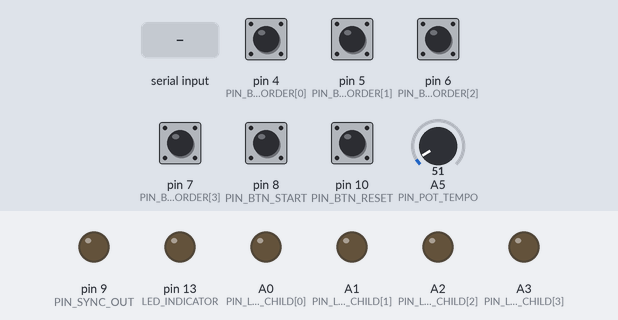
A sketch run on a simulated Arduino Uno, built with avr-gcc and run on an emulated ATmega328P. Shown: output pins drawn as LEDs (lit = HIGH). Dashed ring = blinking. Inputs (shaded band) come from the test bench; at power-on: pin 4 (PIN_BTN_ORDER[0]), pin 5 (PIN_BTN_ORDER[1]), pin 6 (PIN_BTN_ORDER[2]), pin 7 (PIN_BTN_ORDER[3]), pin 8 (PIN_BTN_START), pin 10 (PIN_BTN_RESET) HIGH, A5 (PIN_POT_TEMPO) = 51. What the sketch prints to the serial monitor is not drawn.

Above: at 1.2 s.
1.3 s: pin 8 (PIN_BTN_START) pulled LOW for 0.15 s
At 2.03 s:
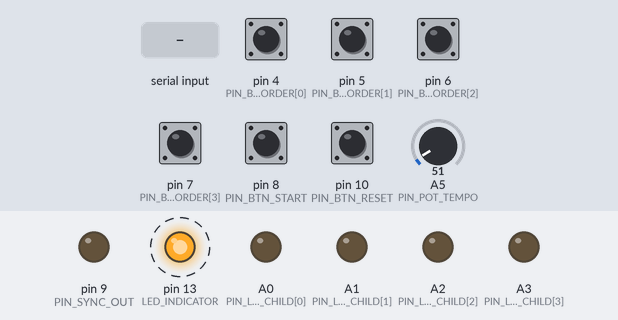
4.4 s: pin 4 (PIN_BTN_ORDER[0]) pulled LOW for 0.15 s
At 4.84 s:
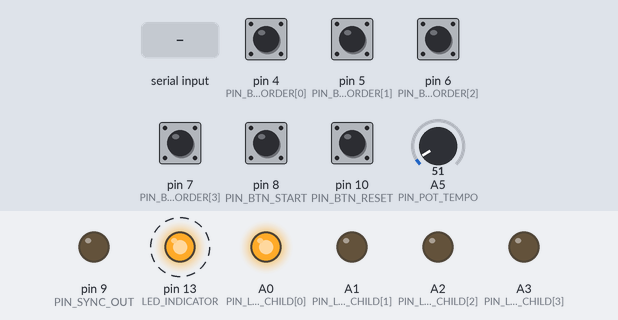
7.4 s: "90 45\n" received over Serial
At 7.68 s:
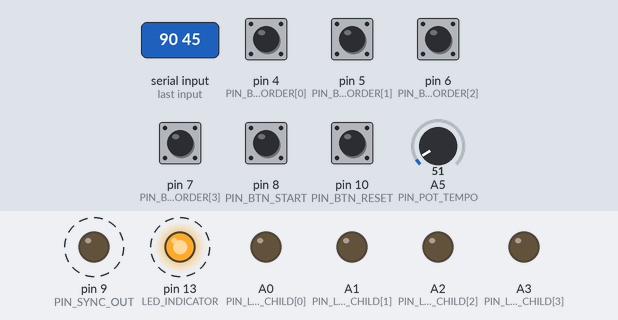
10.4 s: pin 5 (PIN_BTN_ORDER[1]) pulled LOW for 0.15 s
At 11.42 s:
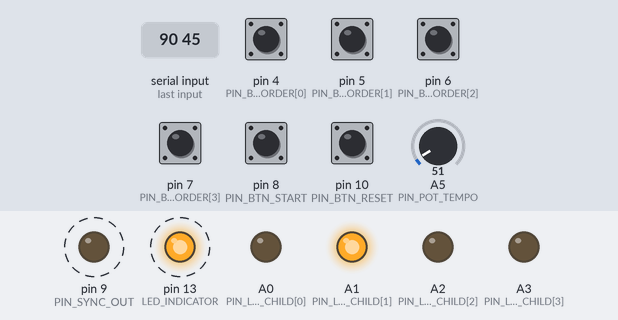
13.4 s: pin 6 (PIN_BTN_ORDER[2]) pulled LOW for 0.15 s
At 14.23 s:
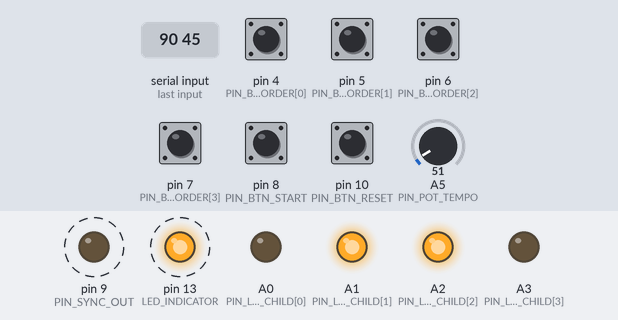
16.4 s: pin 7 (PIN_BTN_ORDER[3]) pulled LOW for 0.15 s
At 17.04 s:
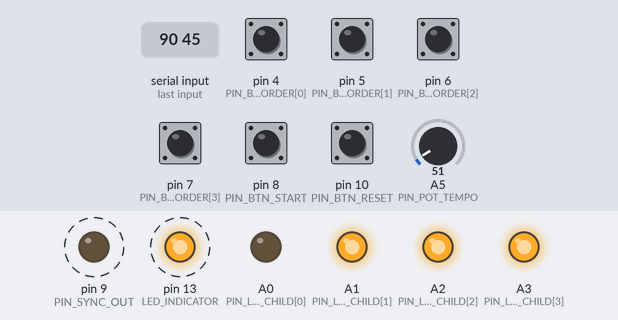
Timing chart, 0 to 20.4 s (numbered marks = the images above; inputs shaded):
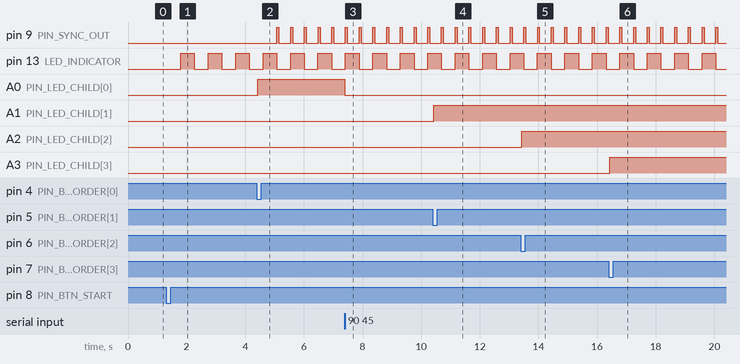

The sketch:

hack_oya_kai2.ino
```cpp
#define DECODE_NEC
#define IR_SEND_PIN 3
#include <IRremote.hpp>

const int NUM_CHILDREN = 4;

const int PIN_BTN_ORDER[NUM_CHILDREN] = {4, 5, 6, 7};  // 子機ごとの「参加/退場」トグルボタン
// 各子機ボタン横のLED (D4→A0, D5→A1, D6→A2, D7→A3)。
// ボタン押下毎に必ずトグル (参加予約/取消/退場予約/取消 のいずれでも反転)。
const int PIN_LED_CHILD[NUM_CHILDREN] = {A0, A1, A2, A3};
const int PIN_BTN_START = 8;
const int PIN_POT_TEMPO = A5;     // BPM可変抵抗器 (uxcell 10kΩ シングルターン)。回転で 60〜150 BPM
const int PIN_BTN_RESET = 10;
const int LED_INDICATOR = 13;
const int PIN_SYNC_OUT = 9;          // 遅延計測用同期パルス出力（子機のD3に直結）

const int QUANTIZE_TICKS = 8;     // 参加予約のアライメント(0,8,16,...)
// 子機の TOTAL_TICKS (=楽譜1周分のIR tick数) と一致させる必要がある。
// 退場予約はこの倍数(子機の譜面ループ末尾)にアライメントする。
const int SCORE_TICKS = 32;
const int TEMPO_MIN_BPM = 60;
const int TEMPO_MAX_BPM = 150;
const unsigned long POT_READ_INTERVAL_MS = 50;
const uint16_t IR_ADDRESS = 0x00;

bool isActive[NUM_CHILDREN]    = {false, false, false, false}; // 参加済みフラグ
long joinTick[NUM_CHILDREN]    = {-1, -1, -1, -1};              // 参加予定tick（未予約は-1）
long leaveTick[NUM_CHILDREN]   = {-1, -1, -1, -1};              // 退場予定tick（未予約は-1）
long joinedAtTick[NUM_CHILDREN] = {-1, -1, -1, -1};             // 実際に参加発火したtick(退場アライメント計算用)

bool isPlaying  = false;
int  tempoBpm   = 120;
long tickCount  = 0;
unsigned long lastTickMs = 0;

int prevBtnOrder[NUM_CHILDREN] = {HIGH, HIGH, HIGH, HIGH};
int prevBtnStart = HIGH;
int prevBtnReset = HIGH;

// ポテンショメータ読み取りの平滑化と更新間引き用
unsigned long lastPotReadMs = 0;
int smoothedPotRaw = -1;
int lastReportedBpm = -1;

void setup() {
  Serial.begin(115200);
  IrSender.begin(IR_SEND_PIN);

  for (int i = 0; i < NUM_CHILDREN; i++) {
    pinMode(PIN_BTN_ORDER[i], INPUT_PULLUP);
    pinMode(PIN_LED_CHILD[i], OUTPUT);
    digitalWrite(PIN_LED_CHILD[i], LOW);
  }
  pinMode(PIN_BTN_START, INPUT_PULLUP);
  pinMode(PIN_BTN_RESET, INPUT_PULLUP);
  // PIN_POT_TEMPO はアナログ入力なので pinMode 不要（pull-up は付けない）
  pinMode(LED_INDICATOR, OUTPUT);
  pinMode(PIN_SYNC_OUT, OUTPUT);
  digitalWrite(PIN_SYNC_OUT, LOW);

  printHelp();
}

void loop() {
  handleSerialCommand();
  handleOrderButtons();
  handleResetButton();
  handleTempoPot();
  handleStartButton();

  if (isPlaying) {
    unsigned long now = millis();
    unsigned long interval = 60000UL / (unsigned long)tempoBpm / 2UL;
    if (now - lastTickMs >= interval) {
      lastTickMs = now;
      tick();
      tickCount++;
    }
  }

  // 子機LEDを内部状態に同期。isActive XOR (joinTick≠-1 || leaveTick≠-1) で
  // 「参加意思あり=点灯」となり、ボタン押下毎に確実にトグルする。
  // 4状態の遷移は tick() で join/leave 反映後も継続する:
  //   未参加+予約なし(OFF) → 未参加+joinTick(ON) → tickでjoin → 参加+予約なし(ON)
  //   → 参加+leaveTick(OFF) → tickでleave → 未参加+予約なし(OFF)
  for (int i = 0; i < NUM_CHILDREN; i++) {
    bool on = isActive[i] != ((joinTick[i] != -1) || (leaveTick[i] != -1));
    digitalWrite(PIN_LED_CHILD[i], on ? HIGH : LOW);
  }
}

// 参加ボタン（子機ごと）のトグル処理（ボタン・シリアル共有）。
//   未参加     → 次の区切りから参加予約
//   参加予約中 → その予約を取消（参加しない）
//   参加中     → 次の区切りから退場予約
//   退場予約中 → その予約を取消（残留）
void toggleChild(int i) {
  if (i < 0 || i >= NUM_CHILDREN) return;
  if (!isPlaying) {
    Serial.println("[!] 再生中のみ操作できます");
    return;
  }

  long joinBoundary = ((tickCount / QUANTIZE_TICKS) + 1) * QUANTIZE_TICKS;

  if (isActive[i]) {
    if (leaveTick[i] != -1) {
      leaveTick[i] = -1;
      Serial.print("child ");
      Serial.print(i);
      Serial.println(" leave cancelled (stay)");
    } else {
      // 子機が現在のループを最後まで弾き切ってから抜けるよう、
      // joinedAtTick から数えて次の SCORE_TICKS 境界に揃える。
      long ticksSinceJoin = tickCount - joinedAtTick[i];
      long loopsCompleted = ticksSinceJoin / SCORE_TICKS;
      leaveTick[i] = joinedAtTick[i] + (loopsCompleted + 1) * SCORE_TICKS;
      Serial.print("child ");
      Serial.print(i);
      Serial.print(" will leave at tick ");
      Serial.print(leaveTick[i]);
      Serial.print(" (end of loop ");
      Serial.print(loopsCompleted + 1);
      Serial.println(")");
    }
  } else {
    if (joinTick[i] != -1) {
      joinTick[i] = -1;
      Serial.print("child ");
      Serial.print(i);
      Serial.println(" join cancelled");
    } else {
      joinTick[i] = joinBoundary;
      Serial.print("child ");
      Serial.print(i);
      Serial.print(" will join at tick ");
      Serial.println(joinTick[i]);
    }
  }
}

// 参加ボタン：押すごとに 参加予約⇄退場予約 をトグルする（リアルタイム、次の区切りに反映）
void handleOrderButtons() {
  for (int i = 0; i < NUM_CHILDREN; i++) {
    int s = digitalRead(PIN_BTN_ORDER[i]);
    if (prevBtnOrder[i] == HIGH && s == LOW) {
      toggleChild(i);
      delay(30);
    }
    prevBtnOrder[i] = s;
  }
}

void doReset() {
  isPlaying = false;
  tickCount = 0;
  for (int i = 0; i < NUM_CHILDREN; i++) {
    isActive[i] = false;
    joinTick[i] = -1;
    leaveTick[i] = -1;
    joinedAtTick[i] = -1;
  }
  digitalWrite(LED_INDICATOR, LOW);
  Serial.println("reset");
}

void handleResetButton() {
  int s = digitalRead(PIN_BTN_RESET);
  if (prevBtnReset == HIGH && s == LOW) {
    doReset();
    delay(30);
  }
  prevBtnReset = s;
}

// 可変抵抗（A5）の値を 60〜150 BPM に線形マップしてリアルタイム反映する。
// 50ms間隔で読み取り、指数移動平均で軽くノイズを抑える。
// 既存の tick 周期計算は毎ループ tempoBpm を参照しているため、即座に反映される。
void handleTempoPot() {
  unsigned long now = millis();
  if (now - lastPotReadMs < POT_READ_INTERVAL_MS) return;
  lastPotReadMs = now;

  int raw = analogRead(PIN_POT_TEMPO);
  if (smoothedPotRaw < 0) smoothedPotRaw = raw;
  else smoothedPotRaw = (smoothedPotRaw * 3 + raw) / 4;

  int newBpm = map(smoothedPotRaw, 0, 1023, TEMPO_MIN_BPM, TEMPO_MAX_BPM);
  newBpm = constrain(newBpm, TEMPO_MIN_BPM, TEMPO_MAX_BPM);
  tempoBpm = newBpm;

  // 微小変動でシリアルが埋まらないよう、2BPM以上変わったときだけログ
  if (lastReportedBpm < 0 || abs(newBpm - lastReportedBpm) >= 2) {
    Serial.print("tempo=");
    Serial.println(tempoBpm);
    lastReportedBpm = newBpm;
  }
}

// 再生開始：誰も参加していない状態から開始する（参加はボタンで都度行う）
void doStart() {
  if (isPlaying) {
    Serial.println("[!] already playing");
    return;
  }
  isPlaying  = true;
  tickCount  = 0;
  lastTickMs = millis() - (60000UL / (unsigned long)tempoBpm / 2UL);
  for (int i = 0; i < NUM_CHILDREN; i++) {
    isActive[i] = false;
    joinTick[i] = -1;
    leaveTick[i] = -1;
    joinedAtTick[i] = -1;
  }
  Serial.println("start");
}

void handleStartButton() {
  int s = digitalRead(PIN_BTN_START);
  if (prevBtnStart == HIGH && s == LOW) {
    doStart();
    delay(30);
  }
  prevBtnStart = s;
}

void handleSerialCommand() {
  while (Serial.available()) {
    char c = (char)Serial.read();
    if (c == '\r' || c == '\n' || c == ' ') continue;

    if (c >= '0' && c <= ('0' + NUM_CHILDREN - 1)) {
      toggleChild(c - '0');
    } else if (c == 's' || c == 'S') {
      doStart();
    } else if (c == 'r' || c == 'R') {
      doReset();
    } else if (c == '?') {
      printHelp();
    }
  }
}

void printHelp() {
  Serial.println("=== hack_oya_kai help ===");
  Serial.println("0..3 : 子機の参加/退場トグル (D4..D7 ボタンと同じ動作)");
  Serial.println("       未参加→参加予約 / 参加中→退場予約 / 予約中に再度押すと取消");
  Serial.println("s    : start");
  Serial.println("r    : reset (即時の強制停止)");
  Serial.println("?    : help");
  Serial.println("(BPM は A5 のポテンショメータで 60-150 を連続調整)");
  Serial.print("Current BPM=");
  Serial.println(tempoBpm);
}

void tick() {
  digitalWrite(LED_INDICATOR, (tickCount % 2) ? HIGH : LOW);

  uint8_t mask = 0;
  for (int i = 0; i < NUM_CHILDREN; i++) {
    // 参加予約していたtickに到達したら有効化
    if (!isActive[i] && joinTick[i] != -1 && tickCount >= joinTick[i]) {
      isActive[i] = true;
      joinTick[i] = -1;
      joinedAtTick[i] = tickCount;   // 退場アライメント計算の起点
      Serial.print("child ");
      Serial.print(i);
      Serial.println(" joined");
    }
    // 退場予約していたtickに到達したら無効化 (このtickからは送らない)
    if (isActive[i] && leaveTick[i] != -1 && tickCount >= leaveTick[i]) {
      isActive[i] = false;
      leaveTick[i] = -1;
      joinedAtTick[i] = -1;
      Serial.print("child ");
      Serial.print(i);
      Serial.println(" left");
    }
    if (isActive[i]) {
      mask |= (uint8_t)(1 << i);
    }
  }

  if (mask != 0) {
    Serial.print("[SEND] millis=");
    Serial.print(millis());
    Serial.print(" tick=");
    Serial.print(tickCount);
    Serial.print(" mask=0b");
    Serial.println(mask, BIN);
    digitalWrite(PIN_SYNC_OUT, HIGH);
    IrSender.sendNEC(IR_ADDRESS, mask, 0);
    digitalWrite(PIN_SYNC_OUT, LOW);
  }
}
```

Measured:
- after the input at 1.3 s, pin 13 (LED_INDICATOR): alternates HIGH for 0.47 s and LOW for 0.47 s, starting after 0.50 s
- after the input at 4.4 s, pin 9 (PIN_SYNC_OUT): alternates HIGH for 0.07 s and LOW for 0.40 s, starting after 0.68 s; A0 (PIN_LED_CHILD[0]): LOW → HIGH at once
- after the input at 7.4 s, A0 (PIN_LED_CHILD[0]): HIGH → LOW at once
- after the input at 10.4 s, A1 (PIN_LED_CHILD[1]): LOW → HIGH at once
- after the input at 13.4 s, A2 (PIN_LED_CHILD[2]): LOW → HIGH at once
- after the input at 16.4 s, A3 (PIN_LED_CHILD[3]): LOW → HIGH at once
